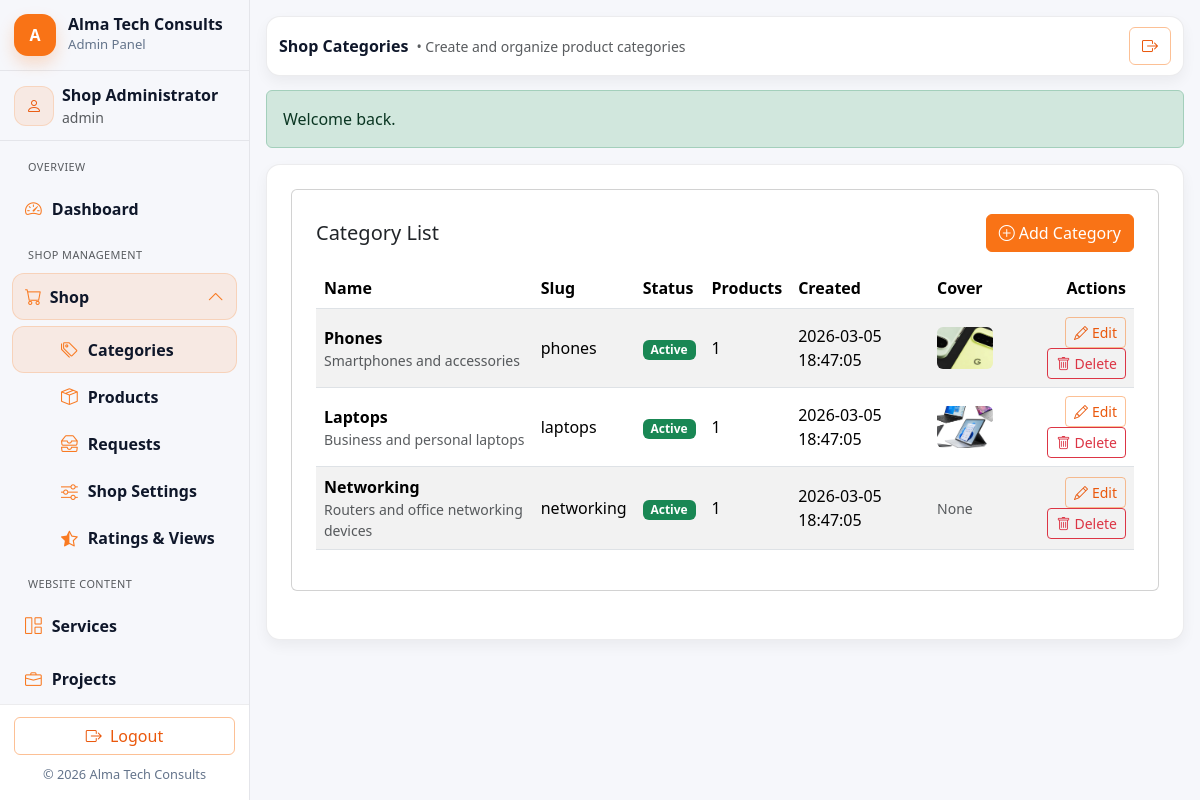
The app's page /admin/categories.php (signed in) with its own data.
### tables this page shows
CREATE TABLE IF NOT EXISTS categories (
    id INT UNSIGNED AUTO_INCREMENT PRIMARY KEY,
    name VARCHAR(120) NOT NULL,
    slug VARCHAR(140) NOT NULL UNIQUE,
    description TEXT NULL,
    cover_image VARCHAR(255) NULL,
    status TINYINT(1) NOT NULL DEFAULT 1,
    created_at DATETIME NOT NULL DEFAULT CURRENT_TIMESTAMP,
    updated_at DATETIME NULL ON UPDATE CURRENT_TIMESTAMP
);

### config/config.php (called while the page is built, shortened)
<?php
function db(): PDO
{
    static $pdo = null;
    if ($pdo instanceof PDO) {
        return $pdo;
    }
    $dsn = 'mysql:host=' . DB_HOST . ';port=' . DB_PORT . ';dbname=' . DB_NAME . ';charset=utf8mb4';
    $pdo = new PDO($dsn, DB_USER, DB_PASS, [
        PDO::ATTR_ERRMODE => PDO::ERRMODE_EXCEPTION,
        PDO::ATTR_DEFAULT_FETCH_MODE => PDO::FETCH_ASSOC,
        PDO::ATTR_EMULATE_PREPARES => false,
    ]);
    return $pdo;
}
function app_url(string $path = ''): string
{
    return rtrim((string)BASE_URL, '/') . '/' . ltrim($path, '/');
}
function admin_url(string $path = ''): string
{
    return app_url('admin/' . ltrim($path, '/'));
}

### includes/auth.php (called while the page is built, shortened)
<?php
require_once __DIR__ . '/../config/config.php';
require_once __DIR__ . '/functions.php';
function auth_uses_admins_table(): bool
{
    static $usesAdmins = null;
    try {
        $stmt = db()->query("SHOW TABLES LIKE 'admins'");
        $usesAdmins = (bool)$stmt->fetchColumn();
    } catch (Throwable $e) {
        $usesAdmins = false;
    }
    return $usesAdmins;
}
function is_logged_in(): bool
{
    return !empty($_SESSION['admin_id']) || !empty($_SESSION['admin']['id']);
}
function current_admin()
{
    $sessionAdminId = (int)($_SESSION['admin_id'] ?? $_SESSION['admin']['id'] ?? 0);
    if (auth_uses_admins_table()) {
        $stmt = db()->prepare('SELECT id, username, full_name, email, role FROM admins WHERE id = :id AND status = 1 LIMIT 1');
        $stmt->execute([':id' => $sessionAdminId]);
        $admin = $stmt->fetch();
    }
    return $admin ?: null;
}

### includes/helpers.php (called while the page is built, shortened)
<?php
if (!function_exists('h')) {
  function h($s): string {
    return htmlspecialchars((string)$s, ENT_QUOTES, 'UTF-8');
  }
}

### includes/functions.php (called while the page is built, shortened)
<?php
require_once __DIR__ . '/../config/config.php';
function e($value): string
{
    return htmlspecialchars((string)$value, ENT_QUOTES, 'UTF-8');
}
function get_flash()
{
    $flash = $_SESSION['flash'] ?? null;
    return is_array($flash) ? $flash : null;
}
function table_has_column(string $table, string $column): bool
{
    static $cache = [];
    $key = $table . '.' . $column;
    try {
        $safeTable = str_replace('`', '', $table);
        $safeColumn = str_replace(["\\", "'"], ['\\\\', "\\'"], $column);
        $sql = "SHOW COLUMNS FROM `{$safeTable}` LIKE '{$safeColumn}'";
        $stmt = db()->query($sql);
        $cache[$key] = (bool)$stmt->fetch();
    } catch (Throwable $e) {
        $cache[$key] = false;
    }
    return $cache[$key];
}

### admin/categories.php (the view, shortened to what this page needs)
<?php
require_once __DIR__ . '/../config/config.php';
require_once __DIR__ . '/../includes/functions.php';
require_once __DIR__ . '/../includes/auth.php';
require_once __DIR__ . '/../config.php';
$admin = current_admin();
$hasCoverImage = table_has_column('categories', 'cover_image');
$categories = db()->query(
    'SELECT c.*, (SELECT COUNT(*) FROM products p WHERE p.category_id = c.id) AS product_count
     FROM categories c ORDER BY c.created_at DESC'
)->fetchAll();
$active_admin = 'shop_categories';
require_once __DIR__ . '/includes/admin_header.php';
require_once __DIR__ . '/includes/admin_sidebar.php';
$flash = get_flash();
?>
<div class="admin-main">
    <?php require_once __DIR__ . '/includes/admin_topbar.php'; ?>
    <?php if ($flash): ?>
        <div class="alert alert-<?= e($flash['type']) ?> mb-3"><?= e($flash['message']) ?></div>
    <?php endif; ?>
<div class="admin-card p-4">
<div class="card table-card p-4 mb-4">
    <div class="d-flex justify-content-between align-items-center">
        <h2 class="h5 mb-0">Category List</h2>
        <button class="btn btn-orange" data-bs-toggle="modal" data-bs-target="#categoryModal"><i class="bi bi-plus-circle me-1"></i>Add Category</button>
    </div>
    <div class="table-responsive mt-3">
        <table class="table table-striped align-middle">
            <thead>
            <tr>
                <th>Name</th>
                <th>Slug</th>
                <th>Status</th>
                <th>Products</th>
                <th>Created</th>
                <?php if ($hasCoverImage): ?><th>Cover</th><?php endif; ?>
                <th class="text-end">Actions</th>
            </tr>
            </thead>
            <tbody>
            <?php foreach ($categories as $category): ?>
                <tr>
                    <td>
                        <div class="fw-semibold"><?= e($category['name']) ?></div>
                        <div class="small text-muted"><?= e((string)$category['description']) ?></div>
                    </td>
                    <td><?= e($category['slug']) ?></td>
                    <td>
                        <span class="badge bg-<?= (int)$category['status'] === 1 ? 'success' : 'secondary' ?>">
                            <?= (int)$category['status'] === 1 ? 'Active' : 'Inactive' ?>
                        </span>
                    </td>
                    <td><?= (int)$category['product_count'] ?></td>
                    <td><?= e((string)$category['created_at']) ?></td>
                    <?php if ($hasCoverImage): ?>
                        <td>
                            <?php if (!empty($category['cover_image'])): ?>
                                <img src="<?= e(app_url('uploads/categories/' . $category['cover_image'])) ?>" alt="<?= e($category['name']) ?>" style="width:56px;height:42px;object-fit:cover;border-radius:6px;">
                            <?php else: ?>
                                <span class="text-muted small">None</span>
                            <?php endif; ?>
                        </td>
                    <?php endif; ?>
                    <td class="text-end">
                        <a class="btn btn-sm btn-outline-orange" href="<?= e(admin_url('categories.php?edit=' . (int)$category['id'])) ?>"><i class="bi bi-pencil me-1"></i>Edit</a>
                        <button class="btn btn-sm btn-outline-danger" data-bs-toggle="modal" data-bs-target="#deleteModal" data-id="<?= (int)$category['id'] ?>" data-name="<?= e($category['name']) ?>"><i class="bi bi-trash me-1"></i>Delete</button>
                    </td>
                </tr>
            <?php endforeach; ?>
            </tbody>
        </table>
    </div>
</div>
</div>
</div>
<?php require_once __DIR__ . '/includes/admin_footer.php'; ?>

### admin/includes/admin_sidebar.php (shortened to what this page needs)
<?php
require_once __DIR__ . '/../../config.php';
?>
<div class="offcanvas-lg offcanvas-start admin-sidebar" tabindex="-1" id="adminSidebar" aria-labelledby="adminSidebarLabel">
  <div class="offcanvas-body p-0 admin-sidebar-inner">
    <div class="admin-brand">
      <a class="admin-brand-link" href="<?= ADMIN_URL ?>dashboard.php">
        <div class="admin-logo-box">A</div>
        <div class="admin-brand-text">
          <div class="admin-brand-name">Alma Tech Consults</div>
          <div class="admin-brand-sub">Admin Panel</div>
        </div>
      </a>
    </div>
    <div class="admin-user">
      <div class="d-flex align-items-center gap-2">
        <div class="admin-avatar"><i class="bi bi-person"></i></div>
        <div>
          <div class="fw-semibold"><?= h($admin['name'] ?? 'Admin') ?></div>
          <div class="small text-muted"><?= h($admin['role'] ?? 'admin') ?></div>
        </div>
      </div>
    </div>
    <div class="admin-menu">
      <div class="small text-uppercase text-muted px-3 pt-2 pb-1" style="letter-spacing:.04em; font-size:.68rem;">Overview</div>
      <a class="admin-link <?= (($active_admin ?? '') === 'dashboard') ? 'active' : '' ?>" href="<?= h(ADMIN_URL . 'dashboard.php') ?>">
        <i class="bi bi-speedometer2"></i>
        <span>Dashboard</span>
      </a>
      <?php $shopKeys = ['shop_categories', 'shop_products', 'shop_requests', 'shop_settings', 'shop_ratings']; ?>
      <?php $shopOpen = in_array(($active_admin ?? ''), $shopKeys, true); ?>
      <div class="small text-uppercase text-muted px-3 pt-2 pb-1" style="letter-spacing:.04em; font-size:.68rem;">Shop Management</div>
      <button class="admin-link d-flex justify-content-between align-items-center <?= $shopOpen ? 'active' : '' ?> <?= $shopOpen ? '' : 'collapsed' ?>" type="button" data-bs-toggle="collapse" data-bs-target="#shopSubmenu" aria-expanded="<?= $shopOpen ? 'true' : 'false' ?>" aria-controls="shopSubmenu">
        <span><i class="bi bi-cart me-2"></i>Shop</span>
        <i class="bi shop-toggle-icon <?= $shopOpen ? 'bi-chevron-up' : 'bi-chevron-down' ?> small"></i>
      </button>
      <div class="collapse <?= $shopOpen ? 'show' : '' ?>" id="shopSubmenu">
        <a class="admin-link ps-5 <?= (($active_admin ?? '') === 'shop_categories') ? 'active' : '' ?>" href="<?= h(ADMIN_URL . 'categories.php') ?>">
          <i class="bi bi-tags"></i>
          <span>Categories</span>
        </a>
        <a class="admin-link ps-5 <?= (($active_admin ?? '') === 'shop_products') ? 'active' : '' ?>" href="<?= h(ADMIN_URL . 'products.php') ?>">
          <i class="bi bi-box-seam"></i>
          <span>Products</span>
        </a>
        <a class="admin-link ps-5 <?= (($active_admin ?? '') === 'shop_requests') ? 'active' : '' ?>" href="<?= h(ADMIN_URL . 'requests.php') ?>">
          <i class="bi bi-inboxes"></i>
          <span>Requests</span>
        </a>
        <a class="admin-link ps-5 <?= (($active_admin ?? '') === 'shop_settings') ? 'active' : '' ?>" href="<?= h(ADMIN_URL . 'settings.php') ?>">
          <i class="bi bi-sliders"></i>
          <span>Shop Settings</span>
        </a>
        <a class="admin-link ps-5 <?= (($active_admin ?? '') === 'shop_ratings') ? 'active' : '' ?>" href="<?= h(ADMIN_URL . 'product_ratings.php') ?>">
          <i class="bi bi-star-half"></i>
          <span>Ratings & Views</span>
        </a>
      </div>
      <div class="small text-uppercase text-muted px-3 pt-2 pb-1" style="letter-spacing:.04em; font-size:.68rem;">Website Content</div>
      <a class="admin-link <?= (($active_admin ?? '') === 'services') ? 'active' : '' ?>" href="<?= h(ADMIN_URL . 'services/list.php') ?>"><i class="bi bi-grid-1x2"></i><span>Services</span></a>
      <a class="admin-link <?= (($active_admin ?? '') === 'projects') ? 'active' : '' ?>" href="<?= h(ADMIN_URL . 'projects/list.php') ?>"><i class="bi bi-briefcase"></i><span>Projects</span></a>
    </div>
    <div class="admin-sidebar-bottom">
      <a class="btn btn-outline-orange w-100" href="<?= ADMIN_URL ?>logout.php">
        <i class="bi bi-box-arrow-right me-1"></i> Logout
      </a>
      <div class="admin-foot">© <?= date('Y') ?> Alma Tech Consults</div>
    </div>
  </div>
</div>

### assets/css/main.css (style rules this page uses)
:root { --orange-900:#c2410c; --orange-700:#ea580c; --orange-600:#f97316; --orange-500:#fb923c; --orange-400:#fdba74; --orange-200:#fed7aa; --orange-100:#ffedd5; --text:#0f172a; --muted:#64748b; --border:#e2e8f0; --bg-soft:#fff7ed; --transition-fast: 0.2s ease; --transition-smooth: 0.3s ease; --transition-bounce: 0.4s cubic-bezier(0.68, -0.55, 0.265, 1.55); }
html { scroll-behavior: smooth; }
body { color: var(--text); background: #ffffff; }
a { transition: color var(--transition-fast); color: var(--text); }
.btn-orange { background: var(--orange-600); border-color: var(--orange-600); color:#fff; transition: all var(--transition-smooth); position: relative; overflow: hidden; }
.btn-orange::before { content: ''; position: absolute; top: 0; left: -100%; width: 100%; height: 100%; background: linear-gradient(90deg, transparent, rgba(255,255,255,0.2), transparent); transition: left var(--transition-bounce); }
.btn-outline-orange { border: 1px solid rgba(249,115,22,.45); background: transparent; color: var(--orange-700); transition: all var(--transition-smooth); position: relative; overflow: hidden; }
.btn-outline-orange::before { content: ''; position: absolute; top: 0; left: -100%; width: 100%; height: 100%; background: linear-gradient(90deg, transparent, rgba(249,115,22,0.1), transparent); transition: left var(--transition-bounce); }

### assets/css/admin.css (style rules this page uses)
.admin-shell { background: #f6f7fb; min-height: 100vh; }
:root { --admin-radius: 14px; --admin-border: rgba(15, 23, 42, .08); --admin-shadow: 0 8px 18px rgba(2,6,23,.06); --admin-shadow-soft: 0 6px 14px rgba(2,6,23,.05); }
.admin-main { flex:1; padding: 16px; margin-left: 0; }
.admin-card { border: 1px solid var(--admin-border); border-radius: var(--admin-radius); background:#fff; box-shadow: var(--admin-shadow-soft); }
.admin-sidebar { width: 250px; flex: 0 0 250px; background:#fff; border-right: 1px solid rgba(15, 23, 42, .08); }
.admin-main { flex: 1 1 auto; min-width: 0; }
.admin-sidebar-inner { height: 100vh; display: flex; flex-direction: column; }
.admin-brand { padding: 14px 14px; border-bottom: 1px solid rgba(15, 23, 42, .08); }
.admin-brand-link { display:flex; align-items:center; gap:12px; text-decoration:none; color: inherit; }
.admin-logo-box { width: 42px; height: 42px; border-radius: 14px; display:flex; align-items:center; justify-content:center; font-weight: 900; color:#fff; background: var(--orange-600); box-shadow: 0 8px 16px rgba(249,115,22,.22); }
.admin-brand-name { font-weight: 800; line-height: 1.05; }
.admin-brand-sub { font-size: .82rem; color: var(--muted); margin-top: 2px; }
.admin-user { padding: 12px 14px; border-bottom: 1px solid rgba(15, 23, 42, .08); }
.admin-menu { padding: 10px 10px 12px; display:flex; flex-direction:column; gap:6px; overflow-y: auto; flex: 1 1 auto; }
.admin-sidebar-bottom { padding: 12px 14px 16px; border-top: 1px solid rgba(15, 23, 42, .08); background: #fff; }
.admin-foot { margin-top: 10px; font-size: .8rem; color: var(--muted); text-align:center; }
@media (min-width: 992px) { .offcanvas-lg.admin-sidebar { position: sticky !important; top: 0; align-self: flex-start; height: 100vh; transform: none !important; visibility: visible !important; } }
@media (min-width: 992px) { .offcanvas-lg.admin-sidebar .offcanvas-body { overflow: hidden; } }
@media (min-width: 992px) { .admin-main { margin-left: 0 !important; } }

### assets/css/admin_sidebar.css (style rules this page uses)
.admin-sidebar { width: 250px; min-width: 250px; background:#fff; border-right: 1px solid var(--admin-border); position: relative; z-index: 10; flex-shrink: 0; }
.admin-brand { padding: 14px 14px; border-bottom: 1px solid var(--admin-border); }
.admin-user { border-bottom: 1px solid var(--admin-border); padding: 12px 14px !important; }
.admin-avatar { width: 40px; height: 40px; border-radius: 12px; display:flex; align-items:center; justify-content:center; background: rgba(249,115,22,.10); border: 1px solid rgba(249,115,22,.18); color: var(--orange-700); }
.admin-menu { padding: 10px 12px 12px; display:flex; flex-direction:column; gap: 6px; }
.admin-link { display:flex; align-items:center; justify-content: flex-start; gap: 10px; padding: 10px 12px; border-radius: 12px; text-decoration:none; color: var(--text); border: 1px solid transparent; font-weight: 600; width: 100%; background: transparent; text-align: left; cursor: pointer; }
.admin-link i { font-size: 1.05rem; color: rgba(249,115,22,.95); }
.admin-link.active { background: rgba(249,115,22,.10); border-color: rgba(249,115,22,.20); }

### records on screen
categories: name "Phones", description "Smartphones and accessories", slug "phones", status "Active", product_count "1", created_at "2026-03-05 18:47:05", cover_image (picture)
categories: name "Laptops", description "Business and personal laptops", slug "laptops", status "Active", product_count "1", created_at "2026-03-05 18:47:05", cover_image (picture)
categories: name "Networking", description "Routers and office networking devices", slug "networking", status "Active", product_count "1", created_at "2026-03-05 18:47:05", shows "None"

### other values on screen
$admin['name'] "Shop Administrator"
$admin['role'] "admin"
$page_heading "Shop Categories"
$page_subtitle "Create and organize product categories"
$flash['message'] "Welcome back."
